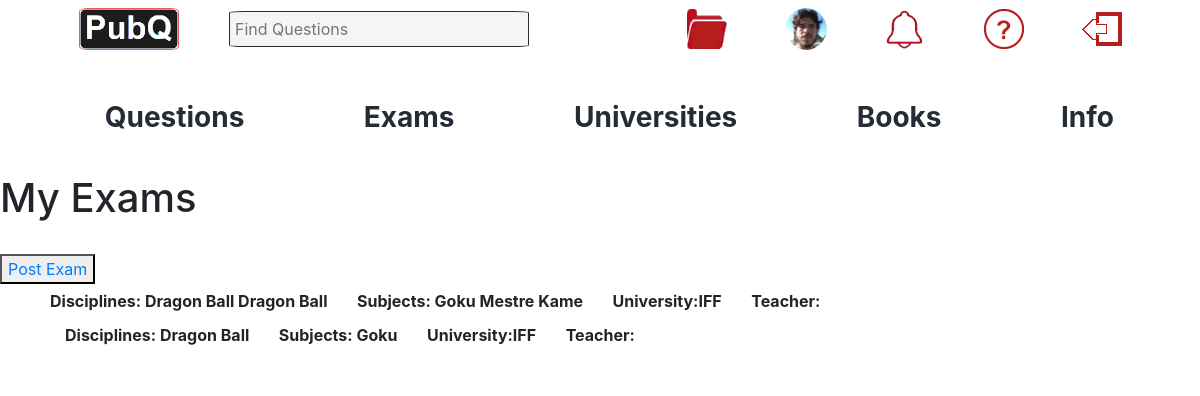
The app's page /myexams/ (signed in) with its own data.
### base/models.py (models this page shows, shortened)
class Exam(models.Model):
    date_created = models.DateTimeField(auto_now_add=True, null=True)
    title = models.CharField(max_length=200, blank=True, null=True)
    education_Level = models.CharField(max_length=1, choices=EDUCATIONS)
    university_name = models.CharField(max_length=200, blank=True, null=True)
    wrong_answears_count = models.IntegerField(default=0, blank=True)
    is_public = models.BooleanField(default=True, blank=True)
    pic_1 = models.ImageField(blank=True, null=True)
    pic_2 = models.ImageField(blank=True, null=True)
    pic_3 = models.ImageField(blank=True, null=True)
    pic_4 = models.ImageField(blank=True, null=True)
    pic_5 = models.ImageField(blank=True, null=True)
    subjects = models.ManyToManyField(Subject, blank=True)
    reports = models.ManyToManyField(Report, blank=True)

class Subject(models.Model):
    name = models.CharField(max_length=100)
    discipline_name = models.CharField(max_length=100)
    reports = models.ManyToManyField(Report, blank=True)

### base/views.py (the view)
# urls.py: path("myexams/", views.myexams, name="myexams"),
@login_required(login_url="login")
def myexams(request):
    exams = set()
    for (
        permission_exam
    ) in request.user.standarduser.userpermissionexam_set.all():
        if permission_exam.permission == "P":
            if permission_exam.exam != None:
                exams.add(permission_exam.exam)
    context = {
        "exams": exams,
    }
    return render(request, "base/myexams.html", context)

### base/templates/base/myexams.html (shortened to what this page needs)
{%  extends 'base/main.html' %}
{% block content %}
<div>
    <h1>My Exams</h1>
    <br>
    <button><a href="{% url 'postexam' %}" type="submit">Post Exam</a></button>
        {% for exam in exams %}
            {% include 'base/exam_display.html' %}
        {% endfor %}
</div>
{% endblock %}

### base/templates/base/exam_display.html (shortened to what this page needs)
{% load static %}
<div class="container">
    <div style="display:inline-block; margin:5px; margin-right:20px;">
        <b>Disciplines:
        {% for subject in exam.subjects.all %}
            {{subject.discipline_name}}
        {% endfor %}
        </b>
    </div>
    <div style="display:inline-block; margin:5px; margin-right:20px;">
        <b>Subjects:
        {% for subject in exam.subjects.all %}
            {{subject.name}}
        {% endfor %}
        </b>
    </div>
    {% if exam.university_name != None %}
        <div style="display:inline-block; margin:5px; margin-right:20px;">
            <b>University:{{exam.university_name}}</b>
        </div>
    {% endif %}
    <div style="display:inline-block; margin:5px; margin-right:20px;">
        <b>Teacher:{{exam.teacher_name}}</b>
    </div>

### records on screen
Exam: university_name "IFF"
Subject: discipline_name "Dragon Ball", name "Goku"
Subject: discipline_name "Dragon Ball", name "Mestre Kame"
Exam: university_name "IFF"
